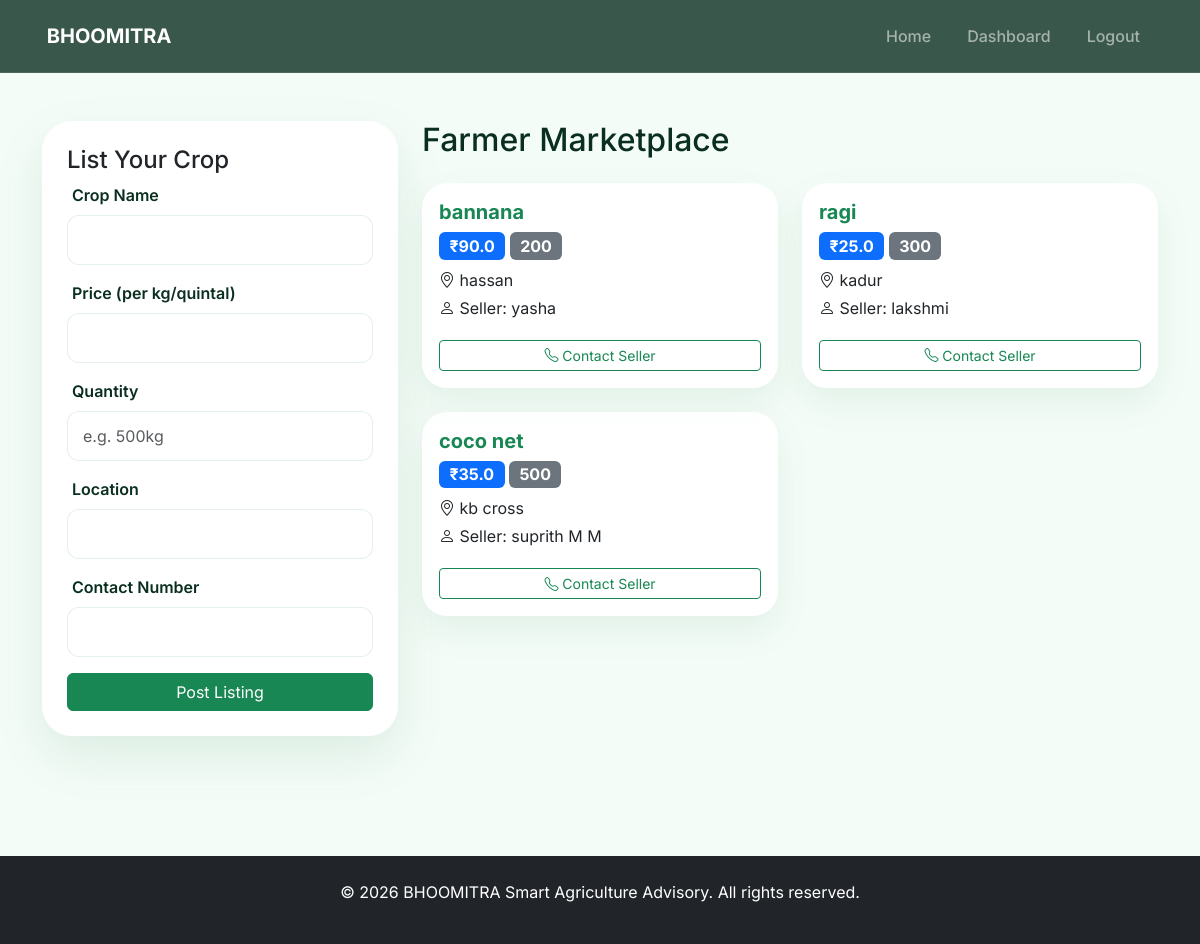
The page /marketplace (signed in) on the database its author committed.
### models.py (models this page shows, shortened)
class Crop(db.Model):
    __tablename__ = "crops_marketplace"
    id = db.Column(db.Integer, primary_key=True)
    crop_name = db.Column(db.String(100), nullable=False)
    price = db.Column(db.Float, nullable=False)
    quantity = db.Column(db.String(50), nullable=False)
    location = db.Column(db.String(200), nullable=False)
    seller_phone = db.Column(db.String(20), nullable=False)
    seller_id = db.Column(db.Integer, db.ForeignKey("users.id"), nullable=False)
    created_at = db.Column(db.DateTime, default=datetime.utcnow)

class User(UserMixin, db.Model):
    __tablename__ = "users"
    id = db.Column(db.Integer, primary_key=True)
    name = db.Column(db.String(100), nullable=False)
    email = db.Column(db.String(120), unique=True, nullable=False)
    password_hash = db.Column(db.String(256), nullable=False)
    phone = db.Column(db.String(20))
    location = db.Column(db.String(200))
    verified = db.Column(db.Boolean, default=False)
    otp = db.Column(db.String(6))
    created_at = db.Column(db.DateTime, default=datetime.utcnow)
    crops = db.relationship("Crop", backref="seller", lazy=True)
    reports = db.relationship("DiseaseReport", backref="user", lazy=True)
    yields = db.relationship("YieldPrediction", backref="user", lazy=True)

### app.py (the view, shortened to what this page needs)
@app.route("/marketplace", methods=["GET", "POST"])
@login_required
def marketplace():
    crops = Crop.query.order_by(Crop.created_at.desc()).all()
    return render_template("marketplace.html", crops=crops)

### app.py (called while the page is built)
@login_manager.user_loader
def load_user(user_id):
    return db.session.get(User, int(user_id))

### templates/marketplace.html
{% extends "base.html" %}
{% block content %}
<div class="container py-5">
    <div class="row">
        <div class="col-md-4">
            <div class="card p-4 mb-4">
                <h4>List Your Crop</h4>
                <form method="POST">
                    <div class="mb-3">
                        <label class="form-label">Crop Name</label>
                        <input type="text" name="crop_name" class="form-control" required>
                    </div>
                    <div class="mb-3">
                        <label class="form-label">Price (per kg/quintal)</label>
                        <input type="number" name="price" class="form-control" required>
                    </div>
                    <div class="mb-3">
                        <label class="form-label">Quantity</label>
                        <input type="text" name="quantity" class="form-control" placeholder="e.g. 500kg" required>
                    </div>
                    <div class="mb-3">
                        <label class="form-label">Location</label>
                        <input type="text" name="location" class="form-control" required>
                    </div>
                    <div class="mb-3">
                        <label class="form-label">Contact Number</label>
                        <input type="text" name="phone" class="form-control" required>
                    </div>
                    <button type="submit" class="btn btn-success w-100">Post Listing</button>
                </form>
            </div>
        </div>
        <div class="col-md-8">
            <h2 class="mb-4">Farmer Marketplace</h2>
            <div class="row g-4">
                {% for crop in crops %}
                <div class="col-md-6">
                    <div class="card h-100">
                        <div class="card-body">
                            <h5 class="card-title text-success fw-bold">{{ crop.crop_name }}</h5>
                            <div class="mb-2">
                                <span class="badge bg-primary fs-6">₹{{ crop.price }}</span>
                                <span class="badge bg-secondary fs-6">{{ crop.quantity }}</span>
                            </div>
                            <p class="mb-1"><i class="bi bi-geo-alt"></i> {{ crop.location }}</p>
                            <p class="mb-1"><i class="bi bi-person"></i> Seller: {{ crop.seller.name }}</p>
                            <a href="tel:{{ crop.seller_phone }}" class="btn btn-outline-success btn-sm mt-3 w-100">
                                <i class="bi bi-telephone"></i> Contact Seller
                            </a>
                        </div>
                    </div>
                </div>
                {% else %}
                <div class="col-12 text-center py-5">
                    <p class="text-muted">No listings available yet. Be the first to list!</p>
                </div>
                {% endfor %}
            </div>
        </div>
    </div>
</div>
{% endblock %}

### templates/base.html (shortened to what this page needs)
<!DOCTYPE html>
<html lang="en">
<head>
    <link href="https://cdn.jsdelivr.net/npm/bootstrap@5.3.0/dist/css/bootstrap.min.css" rel="stylesheet">
    <link rel="stylesheet" href="https://cdn.jsdelivr.net/npm/bootstrap-icons@1.10.0/font/bootstrap-icons.css">
    <link rel="stylesheet" href="{{ url_for('static', filename='css/style.css') }}">
</head>
<body>
    <nav class="navbar navbar-expand-lg navbar-dark sticky-top">
        <div class="container">
            <a class="navbar-brand fw-bold" href="{{ url_for('index') }}">
                 BHOOMITRA
            </a>
            <div class="collapse navbar-collapse" id="navbarNav">
                <ul class="navbar-nav ms-auto">
                    <li class="nav-item"><a class="nav-link" href="{{ url_for('index') }}">Home</a></li>
                    {% if current_user.is_authenticated %}
                        <li class="nav-item"><a class="nav-link" href="{{ url_for('dashboard') }}">Dashboard</a></li>
                        <li class="nav-item"><a class="nav-link" href="{{ url_for('logout') }}">Logout</a></li>
                    {% else %}
                        <li class="nav-item"><a class="nav-link" href="{{ url_for('login') }}">Login</a></li>
                        <li class="nav-item"><a class="nav-link" href="{{ url_for('register') }}">Register</a></li>
                    {% endif %}
                </ul>
            </div>
        </div>
    </nav>
    <div class="container-fluid p-0">
        {% block content %}{% endblock %}
    </div>
    <footer class="bg-dark text-white py-4 mt-5">
        <div class="container text-center">
            <p>&copy; 2026 BHOOMITRA Smart Agriculture Advisory. All rights reserved.</p>
        </div>
    </footer>
</body>
</html>

### static/css/style.css (style rules this page uses)
:root { --primary-color: #006d3e; --primary-gradient: linear-gradient(135deg, #006d3e 0%, #27ae60 100%); --light-bg: #f4fcf7; --accent-color: #ff9f1c; --dark-green: #0a2e1f; --glass-bg: rgba(255, 255, 255, 0.85); --nav-glass: rgba(10, 46, 31, 0.8); }
body { background-color: var(--light-bg); color: var(--dark-green); font-family: 'Inter', sans-serif; overflow-x: hidden; scroll-behavior: smooth; }
.navbar { background: var(--nav-glass) !important; backdrop-filter: blur(15px); -webkit-backdrop-filter: blur(15px); transition: all 0.4s cubic-bezier(0.4, 0, 0.2, 1); border-bottom: 1px solid rgba(255, 255, 255, 0.1); padding: 1rem 0; }
.nav-link { position: relative; font-weight: 500; margin: 0 10px; transition: color 0.3s ease; }
.nav-link::after { content: ''; position: absolute; width: 0; height: 2px; bottom: -5px; left: 0; background: var(--primary-gradient); transition: width 0.3s ease; }
.card { background: var(--glass-bg); backdrop-filter: blur(10px); border: 1px solid rgba(255, 255, 255, 0.4); border-radius: 25px; box-shadow: 0 15px 35px rgba(0, 109, 62, 0.08); transition: all 0.4s cubic-bezier(0.175, 0.885, 0.32, 1.275); }
.auth-card, .col-md-4 .card { background: var(--glass-bg); backdrop-filter: blur(15px); border: 1px solid rgba(255, 255, 255, 0.5); border-radius: 30px; box-shadow: 0 20px 50px rgba(0, 109, 62, 0.1); animation: fadeInUp 0.8s ease-out forwards; }
.form-label { font-weight: 600; color: var(--dark-green); margin-left: 5px; }
.form-control { border-radius: 12px; padding: 12px 15px; border: 1px solid rgba(0, 109, 62, 0.1); background: rgba(255, 255, 255, 0.9); transition: all 0.3s ease; }

### rows shown on the page
Crop: crop_name "bannana", price "90.0", quantity "200", location "hassan", seller.name "yasha"
Crop: crop_name "ragi", price "25.0", quantity "300", location "kadur", seller.name "lakshmi"
Crop: crop_name "coco net", price "35.0", quantity "500", location "kb cross", seller.name "suprith M M"
